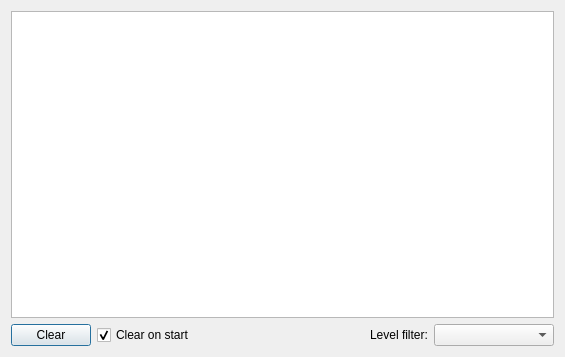
<?xml version="1.0" encoding="UTF-8"?>
<ui version="4.0">
 <class>LogDialog</class>
 <widget class="QDialog" name="LogDialog">
  <property name="geometry">
   <rect>
    <x>0</x>
    <y>0</y>
    <width>565</width>
    <height>357</height>
   </rect>
  </property>
  <property name="windowTitle">
   <string>Log</string>
  </property>
  <layout class="QVBoxLayout" name="verticalLayout_2">
   <item>
    <widget class="QListWidget" name="listLog"/>
   </item>
   <item>
    <layout class="QHBoxLayout" name="horizontalLayout">
     <item>
      <widget class="QPushButton" name="btnClear">
       <property name="font">
        <font>
         <weight>50</weight>
         <bold>false</bold>
        </font>
       </property>
       <property name="text">
        <string>Clear</string>
       </property>
      </widget>
     </item>
     <item>
      <widget class="QCheckBox" name="checkClearOnStart">
       <property name="text">
        <string>Clear on start</string>
       </property>
       <property name="checked">
        <bool>true</bool>
       </property>
      </widget>
     </item>
     <item>
      <spacer name="horizontalSpacer">
       <property name="orientation">
        <enum>Qt::Horizontal</enum>
       </property>
       <property name="sizeHint" stdset="0">
        <size>
         <width>40</width>
         <height>20</height>
        </size>
       </property>
      </spacer>
     </item>
     <item>
      <widget class="QLabel" name="label">
       <property name="text">
        <string>Level filter:</string>
       </property>
      </widget>
     </item>
     <item>
      <widget class="QComboBox" name="comboFilter">
       <property name="minimumSize">
        <size>
         <width>120</width>
         <height>0</height>
        </size>
       </property>
      </widget>
     </item>
    </layout>
   </item>
  </layout>
 </widget>
 <resources/>
 <connections/>
</ui>
